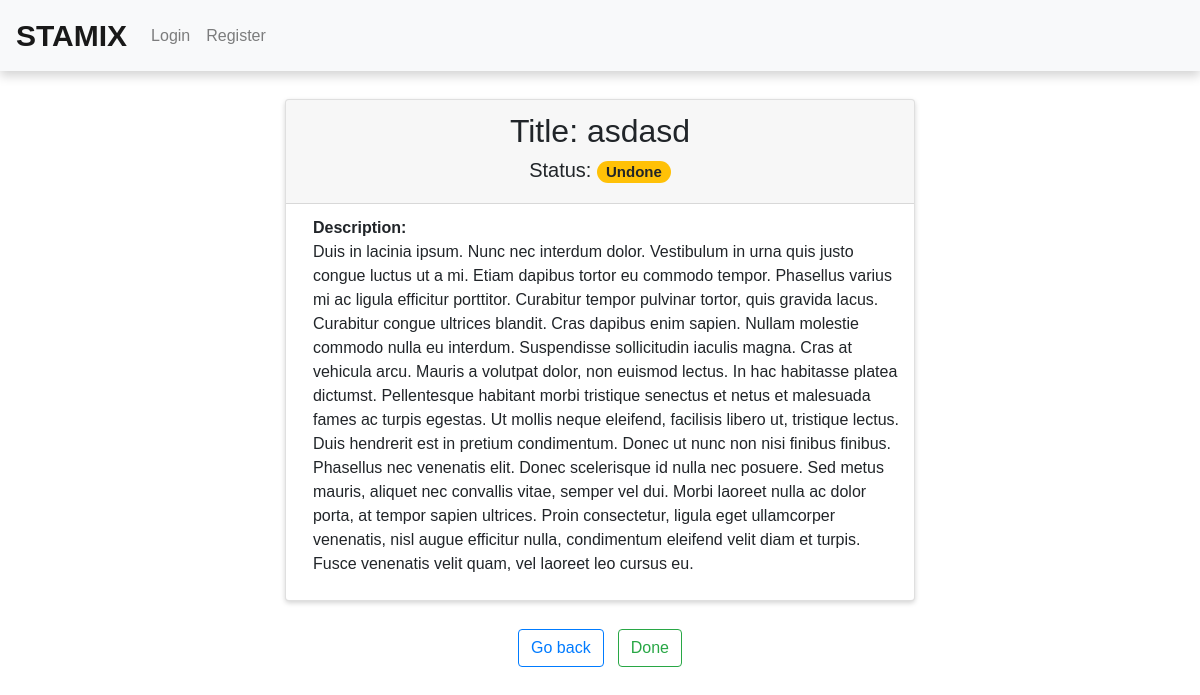
The app's page /task/34/ with its own data.
### main/models.py (models this page shows, shortened)
class Task(models.Model):
    STATUS_CHOICES = (
                    ('Done', 'Done'),
                    ('Undone', 'Undone')
                    )
    user = models.ForeignKey(User, on_delete=models.CASCADE, null=True, blank=True)
    title = models.CharField('Name', max_length=60)
    task = models.TextField('Description')
    publish = models.DateTimeField(default=timezone.now)
    status = models.CharField(max_length=10, choices=STATUS_CHOICES, default='Undone')
    class Meta:
        verbose_name = 'TASK'
        verbose_name_plural = 'TASKS'

### main/views.py (the view)
# urls.py: path('task/<int:pk>/', TaskDetailView.as_view(), name='task_detail'),
class TaskDetailView(DetailView):
    model = Task
    template_name = 'main/detail.html'
    context_object_name = 'task'

### main/templates/main/detail.html (shortened to what this page needs)
{% extends "main/base.html" %}
{% block detail %}
<div style="width: 100%; max-width: 700px; margin: 0 auto;">
    <div class="outer">
        <div class="card" style="justify-content: center; box-shadow: 0px 2px 5px rgb(212, 212, 212);">
            <div class="card-header bd-dark">
                <h2 style="text-align: center;">
                    Title: {{ task.title }}
                </h2>
                {% if task.status == 'Done' %}
                    <h5 style="text-align: center;">Status: <span class="badge badge-pill badge-success">{{ task.status }}</span></h5>
                {% elif task.status == 'Undone' %}
                    <h5 style="text-align: center;">Status: <span class="badge badge-pill badge-warning">{{ task.status }}</span></h5>
                {% endif %}
            </div>
            <div class="container">
                <div style="padding-left: 2%; padding-top: 2%; padding-bottom: 4%; max-height: 30%;">
                    <b>Description: </b>
                    <br>{{ task.task }}
                </div>
            </div>
        </div>
    </div>
    <section style="display: flex; justify-content: center;">
        <a href="{% url 'index' %}" style="margin-right: 1%;">
            <button type="button" class="btn btn-outline-primary">Go back</button>
        </a>
        {% if task.status == 'Undone' %}
        <a href="update/" style="margin-left: 1%;">
            <button type="button" class="btn btn-outline-success">
                <form method="post" action="">
                    Done
                </form>
            </button>
        </a>
        {% endif %}
    </section>
</div>
{% endblock %}

### main/templates/main/detail.html (style rules this page uses)
@media (max-width: 4000px) { .outer { margin: 4% 5% 4% 5%; } }

### records on screen
Task: title "asdasd", status "Undone", task "Duis in lacinia ipsum. Nunc nec interdum dolor. Vestibulum in urna quis justo congue luctus ut a mi. Etiam dapibus tortor eu commodo tempor. Phasellus varius mi ac ligula efficitur porttitor. Curabitur tempor pulvinar tortor, quis gravida lacus. Curabitur congue ultrices blandit. Cras dapibus enim sapien. Nullam molestie commodo nulla eu interdum. Suspendisse sollicitudin iaculis magna. Cras at vehicula arcu. Mauris a volutpat dolor, non euismod lectus. In hac habitasse platea dictumst. Pellentesque habitant morbi tristique senectus et netus et malesuada fames ac turpis egestas. Ut mollis neque eleifend, facilisis libero ut, tristique lectus. Duis hendrerit est in pretium condimentum. Donec…"
